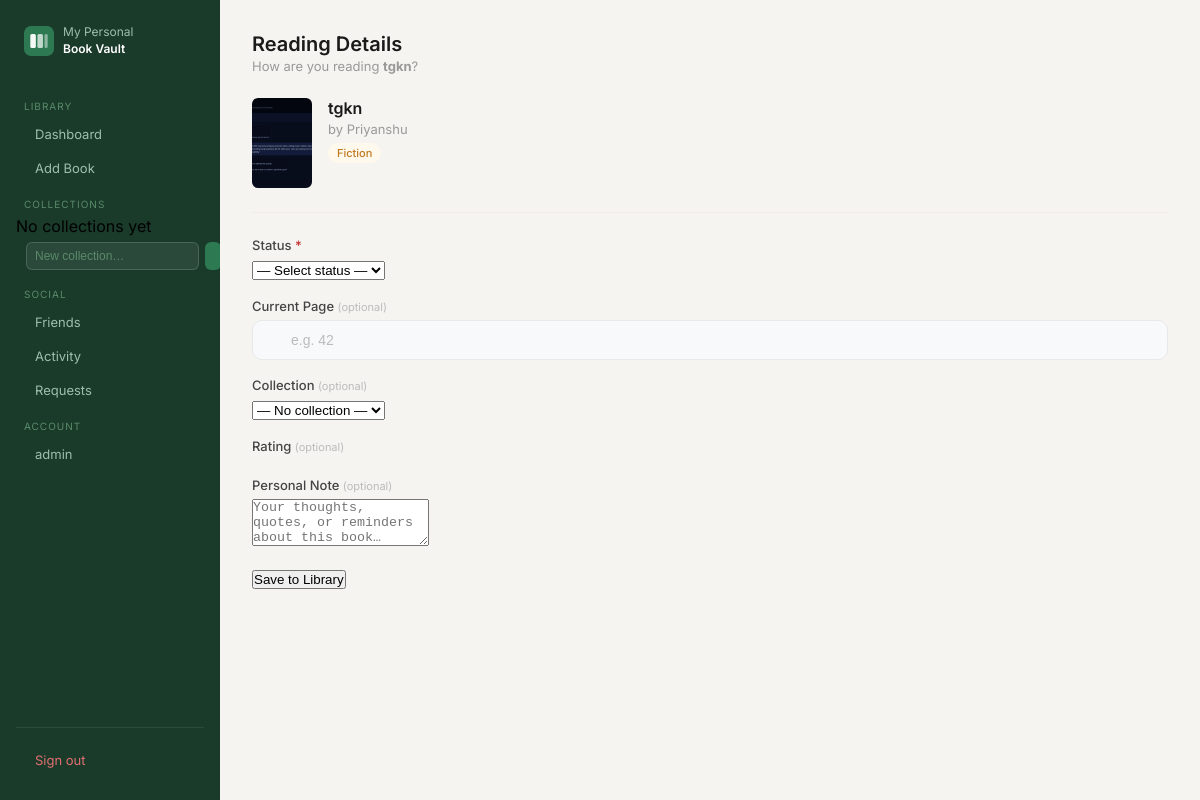
/book/userbook_details/2 (signed in), run on an earlier commit of the app's database.
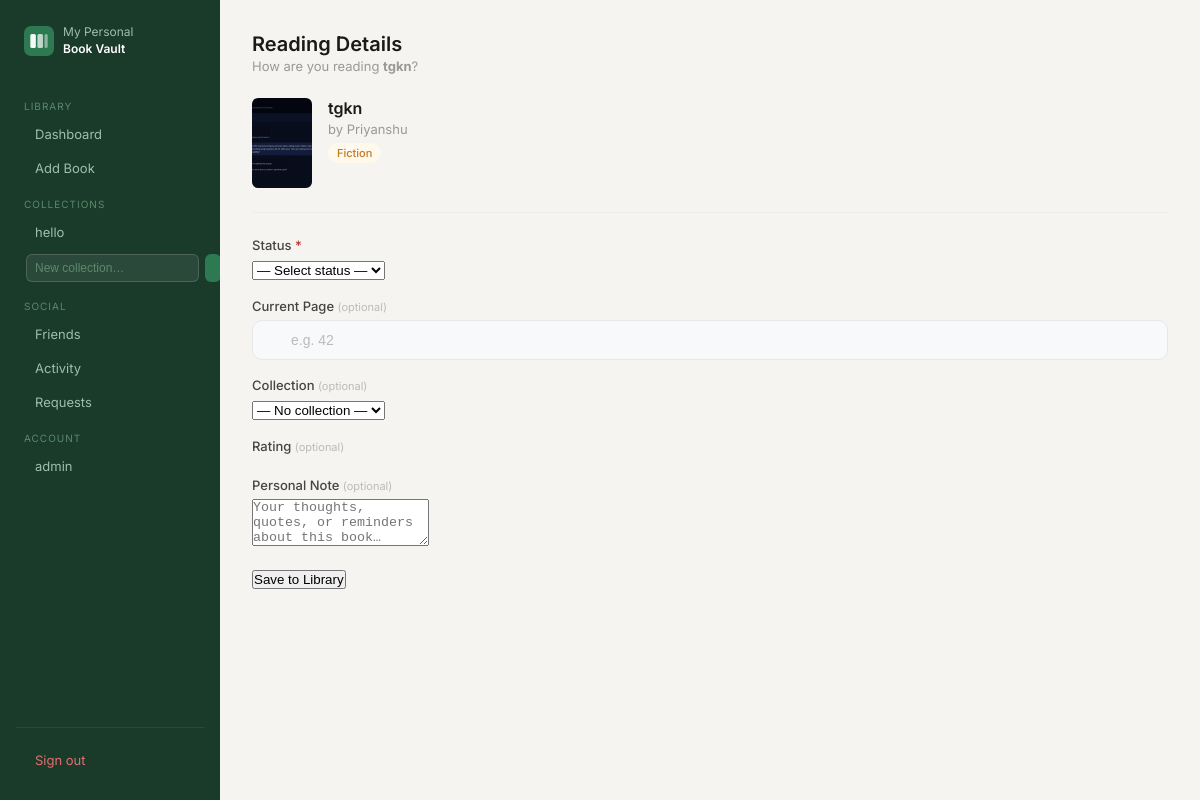
And on a later commit of the database.
### app/blueprints/collection/modules.py (models this page shows, shortened)
class Collection(db.Model):
    __tablename__="collection"
    cid=db.Column(db.Integer,primary_key=True)
    pid=db.Column(db.Integer,db.ForeignKey("credential.pid"),nullable=False)
    collection_name=db.Column(db.String(100),nullable=False)
    create_at=db.Column(db.DateTime,default=datetime.utcnow)
    user_books = db.relationship("Userbook", back_populates="collection")
    __table_args__=(db.UniqueConstraint("pid","collection_name",name="unique_collection"),)

### app/blueprints/book/routes.py (the view, shortened to what this page needs)
@book.route('/userbook_details/<int:bid>',methods=['GET','POST'])
@login_required
def userbook_details(bid):
    book_detail=Book.query.filter_by(bid=bid).first()
    collection = Collection.query.filter_by(pid=current_user.pid).all()
    if request.method=='GET':
        return render_template("book/userbook_details.html",book_detail=book_detail,collection=collection)

### app/blueprints/book/templates/book/userbook_details.html (shortened to what this page needs)
{% extends "book/base.html" %}
{% block content %}
<div class="page-header">
  <div>
    <h1 class="page-title">Reading Details</h1>
    <p class="page-sub">How are you reading <strong>{{ book_detail.title }}</strong>?</p>
  </div>
</div>
<div class="form-wrap">
  <div style="display:flex;gap:1rem;align-items:flex-start;margin-bottom:1.5rem;padding-bottom:1.5rem;border-bottom:0.5px solid #f0ede8;">
    {% if book_detail.cover_image %}
      <img src="{{ url_for('static', filename=book_detail.cover_image) }}"
           style="width:60px;height:90px;object-fit:cover;border-radius:6px;flex-shrink:0;">
    {% else %}
      <div style="width:60px;height:90px;background:#e8f0ec;border-radius:6px;display:flex;align-items:center;justify-content:center;flex-shrink:0;">
        <i class="ti ti-book" style="font-size:24px;color:#2d7a52;"></i>
      </div>
    {% endif %}
    <div>
      <p style="font-size:16px;font-weight:600;color:#1a1a1a;margin-bottom:3px;">{{ book_detail.title }}</p>
      <p style="font-size:13px;color:#999;">by {{ book_detail.author }}</p>
      {% if book_detail.genre %}
        <span class="badge badge-wishlist" style="margin-top:6px;">{{ book_detail.genre }}</span>
      {% endif %}
    </div>
  </div>
  <form action="{{ url_for('book.userbook_details', bid=book_detail.bid) }}" method="POST">
    <div class="form-grid">
      <div class="field">
        <label for="status">Status <span style="color:#c03030">*</span></label>
        <div class="input-wrap">
          <select name="status" id="status" class="select-input" required>
            <option value="">— Select status —</option>
          </select>
        </div>
      </div>
      <div class="field">
        <label for="current_page">Current Page <span class="optional">(optional)</span></label>
        <div class="input-wrap">
          <input type="number" name="current_page" id="current_page"
                 placeholder="e.g. 42" min="0">
        </div>
      </div>
      <div class="field">
        <label for="cid">Collection <span class="optional">(optional)</span></label>
        <div class="input-wrap">
          <select name="cid" id="cid" class="select-input">
            <option value="">— No collection —</option>
          </select>
        </div>
      </div>
      <div class="field">
  <label>Rating <span class="optional">(optional)</span></label>
</div>
      <div class="field form-full">
        <label for="note">Personal Note <span class="optional">(optional)</span></label>
        <textarea name="note" id="note"
                  placeholder="Your thoughts, quotes, or reminders about this book…"
                  rows="3"></textarea>
      </div>
    </div>
    <button type="submit" class="btn-submit">
       Save to Library
    </button>
  </form>
</div>
{% endblock %}

### app/blueprints/book/templates/book/base.html (shortened to what this page needs)
<!DOCTYPE html>
<html lang="en">
<head>
  <link rel="stylesheet" type="text/css" href="/css/style.css">
  <link rel="stylesheet" href="https://cdn.jsdelivr.net/npm/@tabler/icons-webfont@latest/tabler-icons.min.css">
</head>
<body class="app-body">
  <div class="app-layout">
    <aside class="sidebar">
      <div class="sidebar-brand">
        <span class="sidebar-brand-name">My Personal<br><strong>Book Vault</strong></span>
      </div>
      <span class="nav-section">Library</span>
      <a href="{{ url_for('book.home') }}"
         class="nav-item {% if request.endpoint == 'book.home' %}active{% endif %}">
         Dashboard
      </a>
      <a href="{{ url_for('book.book_add') }}"
         class="nav-item {% if request.endpoint == 'book.book_add' %}active{% endif %}">
         Add Book
      </a>
      <span class="nav-section">Collections</span>
{% for col in collections %}
<a href="{{ url_for('collection.collection_detail', cid=col.cid) }}"
   class="nav-item {% if request.endpoint == 'collection.collection_detail' and request.view_args.get('cid')|int == col.cid %}active{% endif %}">
   {{ col.collection_name }}
</a>
{% else %}
<span class="nav-empty">No collections yet</span>
{% endfor %}
<form method="POST" action="{{ url_for('collection.create_collection') }}" style="padding: 4px 10px;">
  <div class="input-wrap" style="display:flex;gap:6px;">
    <input type="text" name="collection_name" placeholder="New collection…"
           class="nav-input" required>
    <button type="submit" class="nav-create-btn">
    </button>
  </div>
</form>
<span class="nav-section">Social</span>
<a href="{{ url_for('friends.friends_list') }}"
   class="nav-item {% if request.endpoint and request.endpoint.startswith('friends.') %}active{% endif %}">
   Friends
</a>
<a href="{{ url_for('friends.activity_feed') }}"
   class="nav-item {% if request.endpoint == 'friends.activity_feed' %}active{% endif %}">
   Activity
</a>
<a href="{{ url_for('friends.requests_page') }}"
   class="nav-item {% if request.endpoint == 'friends.requests_page' %}active{% endif %}">
   Requests
</a>
      <span class="nav-section">Account</span>
<a href="{{ url_for('book.profile') }}"
   class="nav-item {% if request.endpoint == 'book.profile' %}active{% endif %}">
  {{ current_user.username }}
</a>
      <div class="sidebar-footer">
        <a href="{{ url_for('book.logout') }}" class="nav-item nav-item-danger">
           Sign out
        </a>
      </div>
    </aside>
    <main class="main-content">
      {% block content %}{% endblock %}
    </main>
  </div>
</body>
</html>

What changed in the data, as far as the page shows it:
added Collection: collection_name "hello"
Also different on the page:
text no longer shown: "No collections yet"
